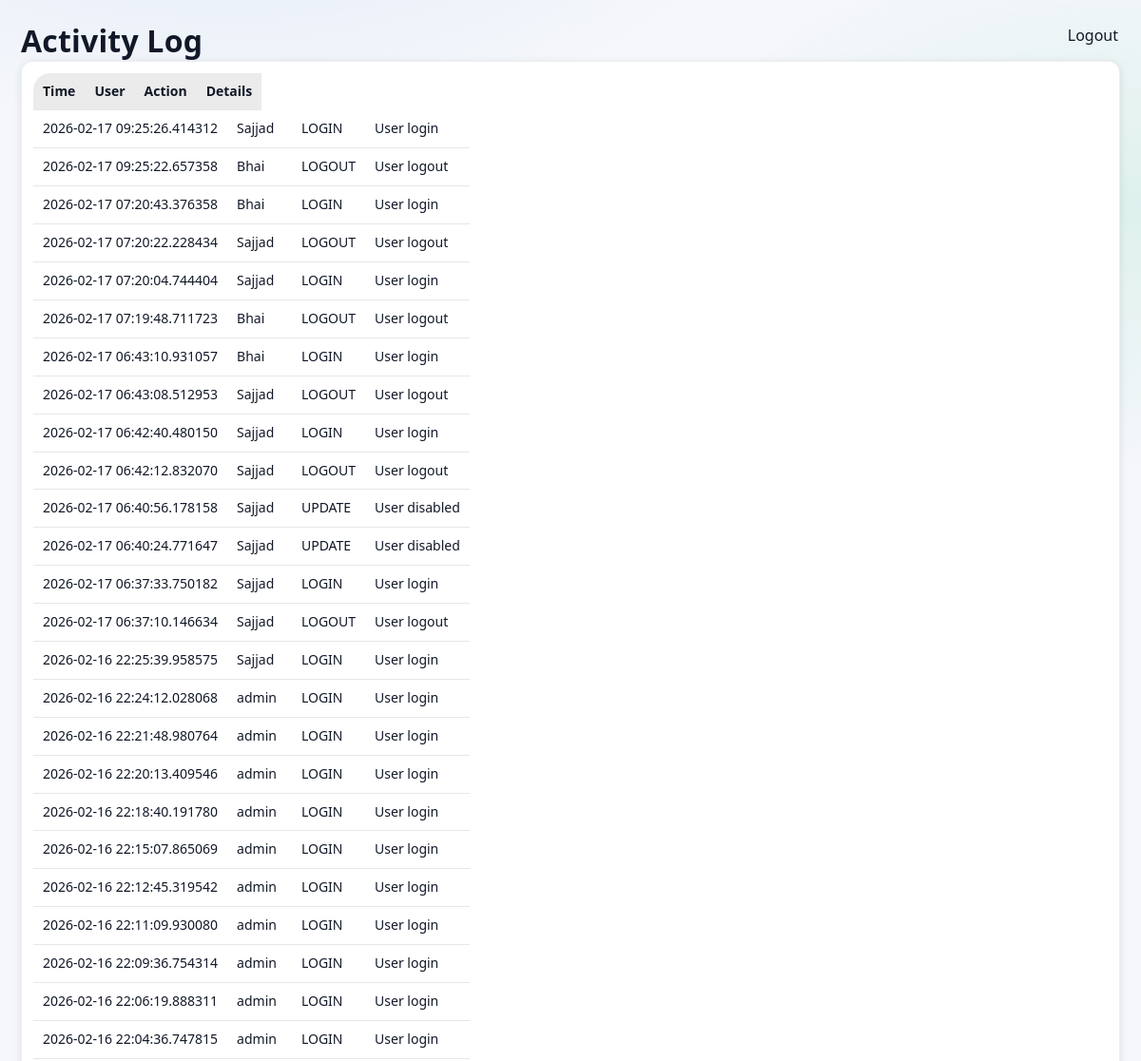
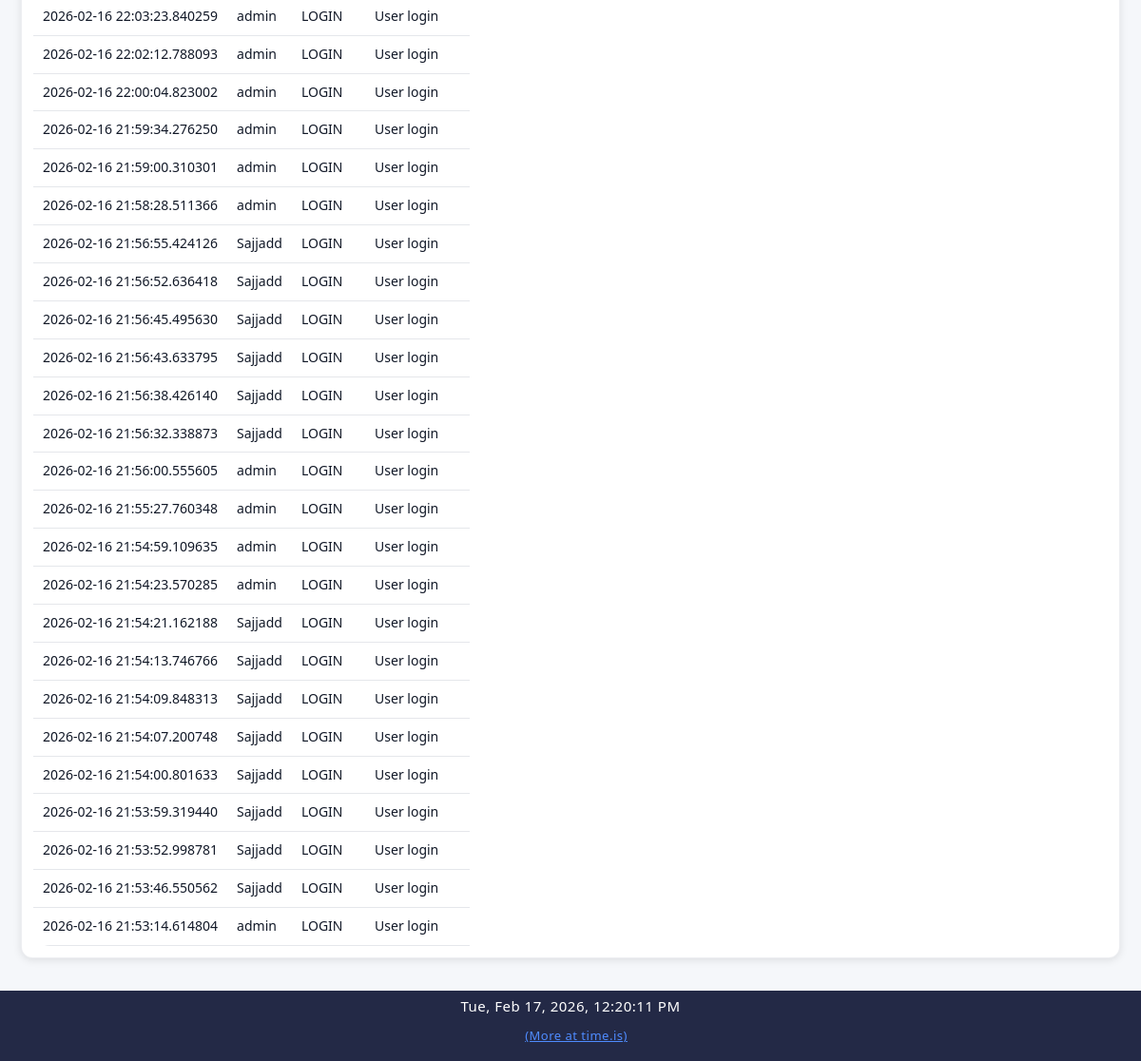
/activity (signed in), run on an earlier commit of the app's database (2 pictures, top to bottom).
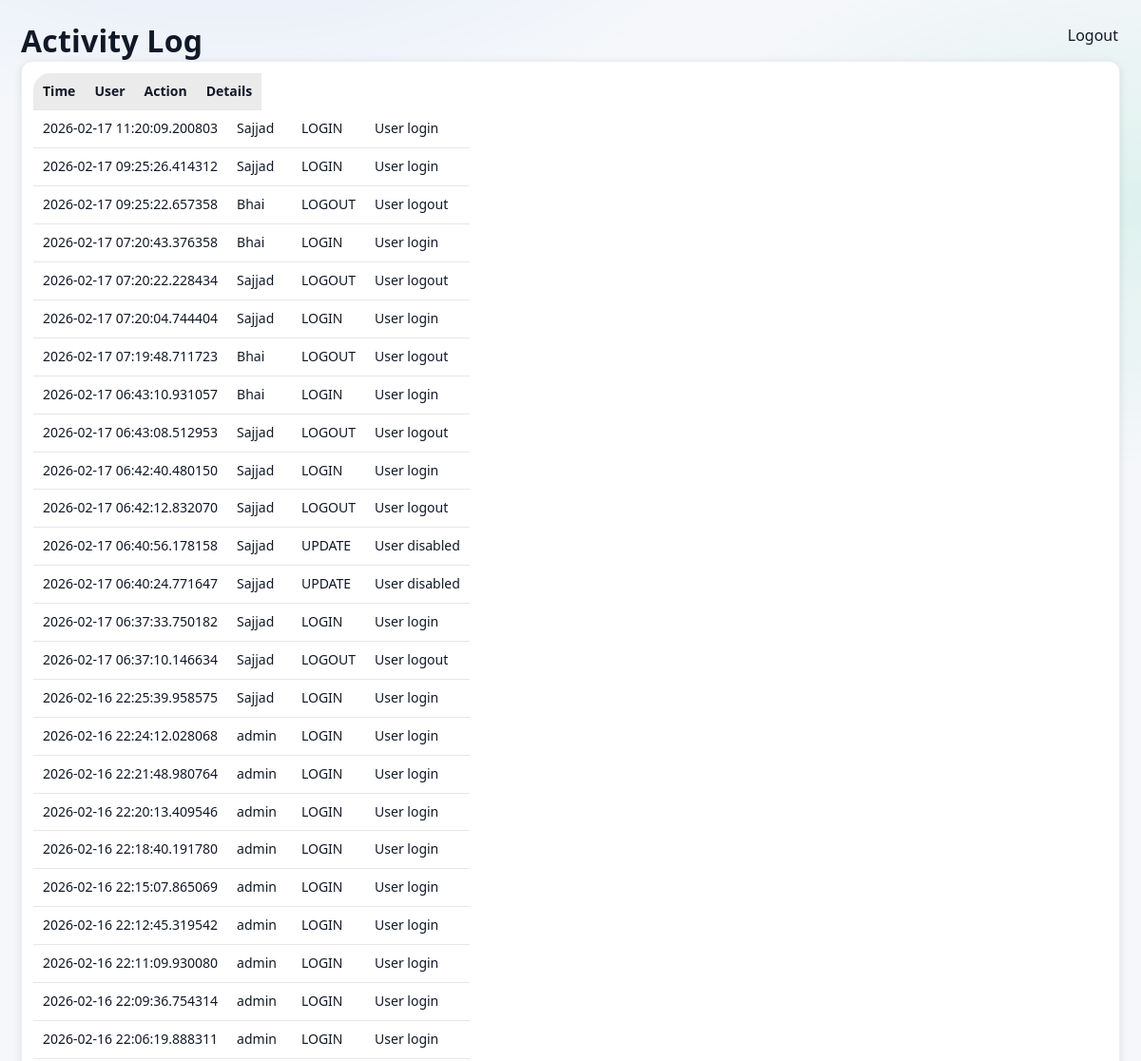
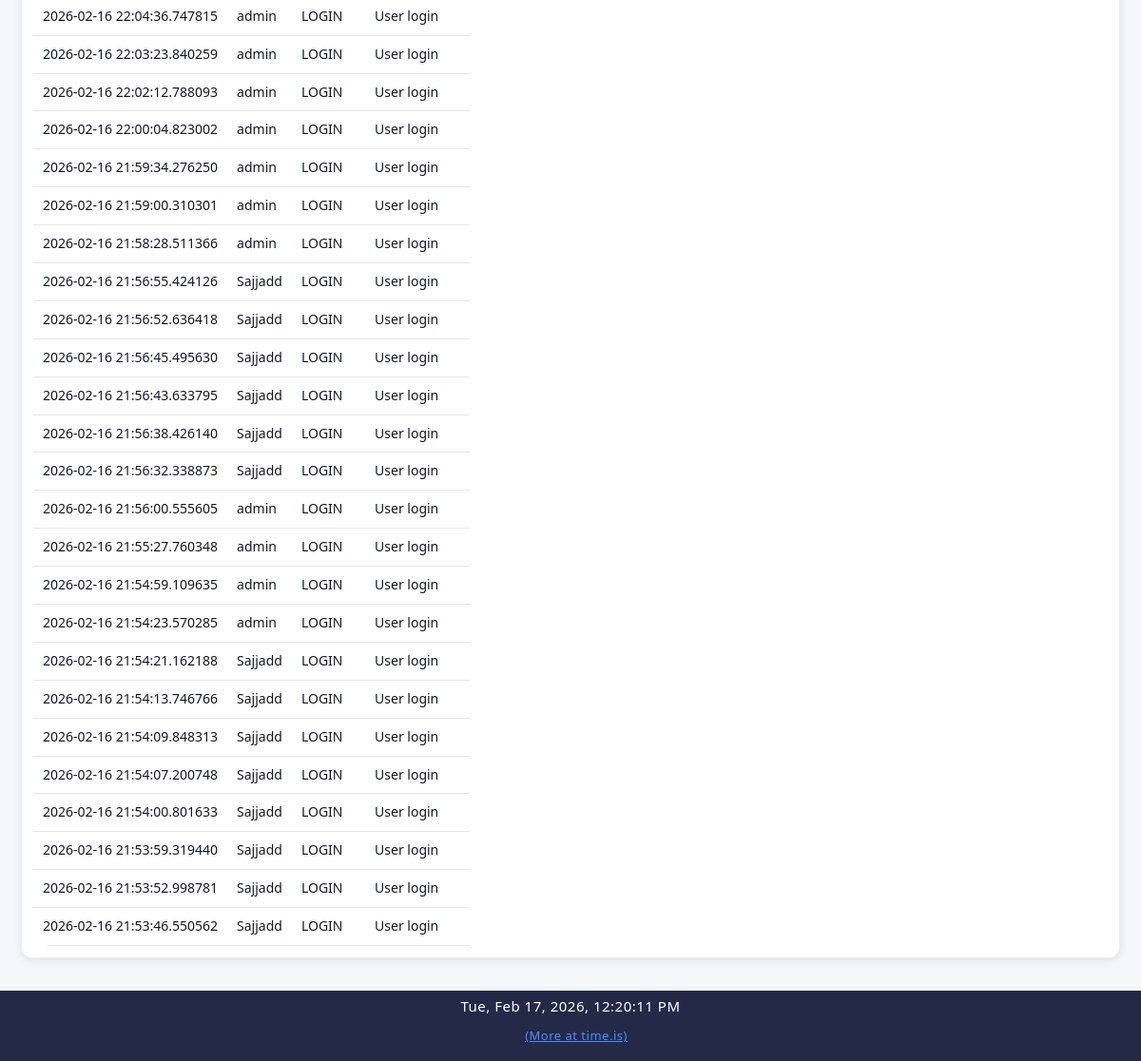
And on a later commit of the database (2 pictures, top to bottom).
### app/models/activity_log.py (models this page shows)
class ActivityLog(Base):
    __tablename__ = "activity_logs"
    __table_args__ = (
        Index("ix_activity_logs_created_at", "created_at"),
        Index("ix_activity_logs_user_id", "user_id"),
    )
    id = Column(Integer, primary_key=True, index=True)
    user_id = Column(Integer, ForeignKey("users.id"), nullable=True)
    username = Column(String(150), nullable=False)
    role = Column(String(50), nullable=True)
    action = Column(String(20), nullable=False)  # CREATE, UPDATE, DELETE, ARCHIVE, LOGIN, LOGOUT
    entity_type = Column(String(50), nullable=True)  # Project, Activity, Material, User, Execution
    entity_id = Column(Integer, nullable=True)
    description = Column(Text, nullable=True)
    old_value = Column(Text, nullable=True)  # JSON string
    new_value = Column(Text, nullable=True)  # JSON string
    ip_address = Column(String(64), nullable=True)
    created_at = Column(DateTime, default=datetime.utcnow, nullable=False)
    details = Column(String, nullable=True)
    timestamp = Column(DateTime, default=datetime.utcnow)

### app/routes/activity.py (the view)
@router.get("/activity", response_class=HTMLResponse)
def activity_page(request: Request, db: Session = Depends(get_db)):
    user = request.session.get("user")
    if user is None or user["role"] != "admin":
        return RedirectResponse("/dashboard", status_code=302)
    logs = get_recent_activities(db)
    return templates.TemplateResponse(
        "activity.html",
        {
            "request": request,
            "user": user,
            "logs": logs,
        }
    )

### app/templates/activity.html
{% extends "base.html" %}
{% block content %}
<h1 class="page-title">Activity Log</h1>
<div class="card">
    <table class="table">
        <thead>
            <tr>
                <th>Time</th>
                <th>User</th>
                <th>Action</th>
                <th>Details</th>
            </tr>
        </thead>
        <tbody>
            {% for log in logs %}
            <tr>
                <td>{{ log.timestamp }}</td>
                <td>{{ log.username }}</td>
                <td>{{ log.action }}</td>
                <td>{{ log.details }}</td>
            </tr>
            {% else %}
            <tr>
                <td colspan="4">No activity recorded</td>
            </tr>
            {% endfor %}
        </tbody>
    </table>
</div>
{% endblock %}

### app/templates/base.html (shortened to what this page needs)
<!DOCTYPE html>
<html lang="en">
<head>
    <link rel="stylesheet" href="/static/css/style.css">
    <link rel="stylesheet" href="/static/css/responsive.css">
    <link rel="stylesheet" href="/static/css/mobile.css">
    <link rel="stylesheet" href="/static/css/ui_v2.css">
</head>
<body>
<div class="layout">
        <a href="/logout" class="logout-top-btn" style="position:fixed;top:16px;right:24px;z-index:4000;">Logout</a>
    <main class="main">
        <div class="container">
            {% block content %}{% endblock %}
        </div>
    </main>
</div>
</body>
</html>
<div style="width:100%;background:#232946;color:#fff;text-align:center;padding:6px 0 4px 0;font-size:15px;letter-spacing:0.5px;z-index:2001;position:relative;">
    <span id="realtime-clock"></span>
    <a href="https://time.is/" target="_blank" style="color:#4f8cff;text-decoration:underline;margin-left:12px;font-size:13px;">(More at time.is)</a>
</div>

### static/css/style.css (style rules this page uses)
body { font-family: Arial, Helvetica, sans-serif; margin: 0; background-color: var(--bg); color: var(--text); }
.container { padding: 20px; }
table { width: 100%; border-collapse: collapse; background: var(--card); }
th { background: rgba(0,0,0,0.05); text-align: left; }
th, td { padding: 10px; border-bottom: 1px solid var(--border); }
:root { --bg: #f5f7fa; --bg-secondary: #ffffff; --bg-primary: #f5f7fa; --text: #111827; --text-muted: #6b7280; --text-primary: var(--text); --text-secondary: var(--text-muted); --card: #ffffff; --nav: #1f2937; --card-bg: var(--card); --card-border: var(--border-color); --border: #e5e7eb; --border-color: #e5e7eb; --input-bg: var(--card); --input-border: var(--border); --btn: #2563eb; --hover-bg: rgba(37, 99, 235, 0.1); --accent-color: #2563eb; }
html, body, table, th, td, input, select, textarea, button, .button { transition: background-color 0.3s ease, color 0.3s ease, border-color 0.3s ease; }
.layout { display: flex; min-height: 100vh; }
.main { flex: 1; background: var(--bg-primary); }
.page-title { margin-bottom: 20px; font-size: 26px; font-weight: 600; }
.card { background: var(--card); border-radius: 10px; padding: 16px; box-shadow: 0 4px 12px rgba(0,0,0,0.06); }

### app/static/css/responsive.css (style rules this page uses)
html { --form-column-count: auto-fit; --button-width: auto; --input-height: 38px; --font-size-base: 16px; --padding-base: 20px; --gap-base: 16px; --max-content-width: 1200px; --sidebar-width: 250px; --touch-target-size: 44px; }
html.medium-screen { --form-column-count: auto-fit; --button-width: auto; --input-height: 38px; --font-size-base: 15px; --padding-base: 18px; --gap-base: 14px; --max-content-width: 1000px; --sidebar-width: 240px; --touch-target-size: 44px; }
.container { padding: var(--padding-base); max-width: var(--max-content-width); margin: 0 auto; width: 100%; box-sizing: border-box; }
body { font-size: var(--font-size-base); line-height: 1.5; }
h1 { font-size: calc(var(--font-size-base) * 1.8); margin: calc(var(--gap-base) * 2) 0 var(--gap-base) 0; }
table { width: 100%; border-collapse: collapse; font-size: var(--font-size-base); }
th, td { padding: calc(var(--padding-base) / 2); text-align: left; border-bottom: 1px solid var(--border, #ddd); }
.layout { display: grid; grid-template-columns: var(--sidebar-width) 1fr; gap: 0; min-height: 100vh; width: 100%; }
html.landscape { --padding-base: 12px; --gap-base: 8px; }
html.landscape .layout { grid-template-columns: 1fr; }

### static/css/ui_v2.css (style rules this page uses)
:root { --radius-xs: 6px; --radius-sm: 10px; --radius-md: 14px; --radius-lg: 18px; --shadow-sm: 0 1px 2px rgba(0,0,0,0.08); --shadow-md: 0 10px 30px rgba(0,0,0,0.18); --ring: 0 0 0 3px rgba(59,130,246,0.25); }
html, body { height: 100%; }
body { font-family: ui-sans-serif, system-ui, -apple-system, "Segoe UI", Roboto, Arial, "Noto Sans", "Liberation Sans", sans-serif; line-height: 1.35; }
.container { max-width: 1320px; margin: 0 auto; padding: 22px; }
.main { background: radial-gradient(1000px 600px at 20% -10%, rgba(59,130,246,0.12), transparent 60%), radial-gradient(900px 500px at 100% 10%, rgba(16,185,129,0.10), transparent 55%), var(--bg-primary); }
.page-title { margin: 0 0 14px 0; font-size: 24px; font-weight: 800; letter-spacing: 0.2px; }
.card { border-radius: var(--radius-lg); box-shadow: var(--shadow-sm); border: 1px solid color-mix(in srgb, var(--border-color) 70%, transparent); }
.table, table { border-radius: var(--radius-lg); overflow: hidden; }
table thead th { background: color-mix(in srgb, var(--card) 92%, black 8%); }

### app/templates/base.html (style rules this page uses)
a, a:visited { color: var(--text); text-decoration: none; }

What changed in the data, as far as the page shows it:
no longer on this page (row unchanged): ActivityLog: timestamp "2026-02-16 21:53:14.614804", username "admin", action "LOGIN", details "User login"
added ActivityLog: timestamp "2026-02-17 11:20:09.200803", username "Sajjad", action "LOGIN", details "User login"
